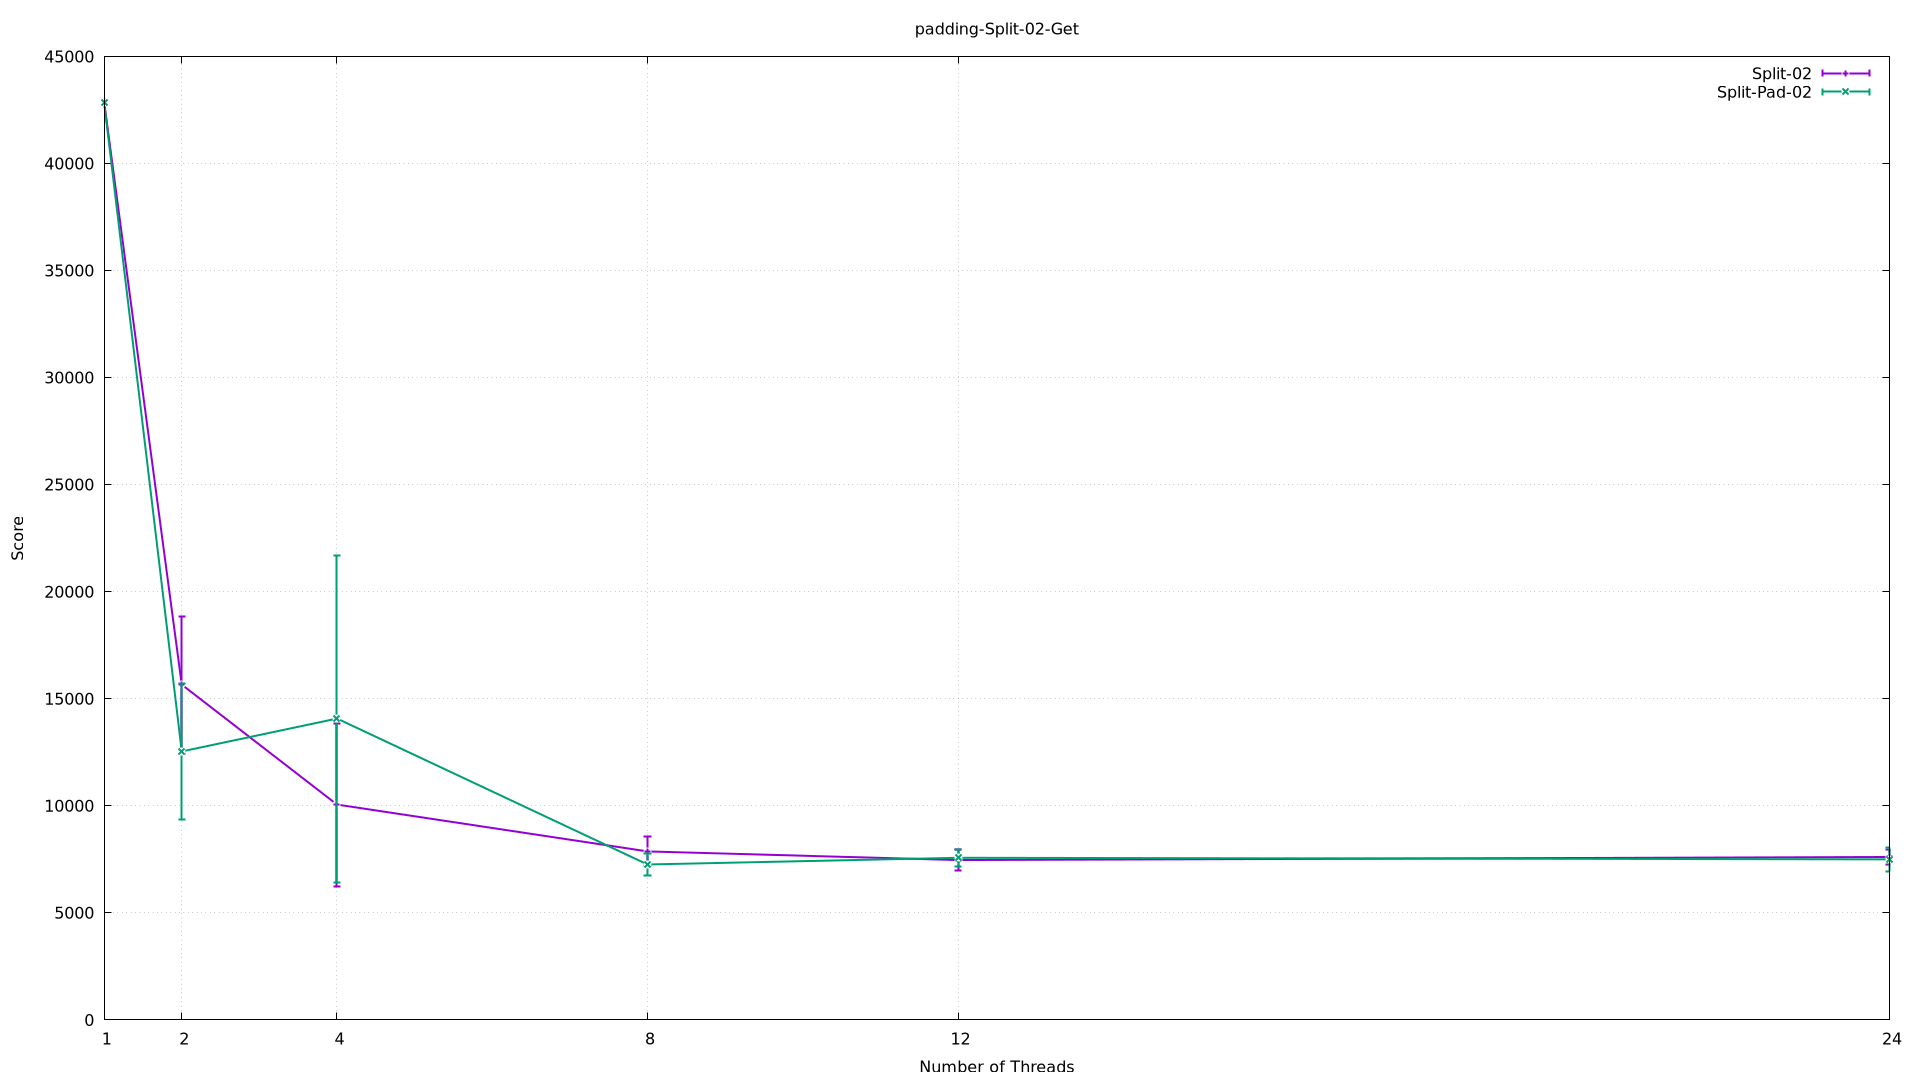

Source code (gnuplot):
set terminal pngcairo size 1920,1080
set output 'padding-Split-02-Get.png'
set title 'padding-Split-02-Get'
set xlabel 'Number of Threads'
set xtics (1, 2, 4, 8, 12, 24)
set ylabel 'Score'
set yrange [0:*]
set grid
plot 'padding-Split-02-Get.dat' index 0 title 'Split-02' with yerrorlines linewidth 2, \
     'padding-Split-02-Get.dat' index 1 title 'Split-Pad-02' with yerrorlines linewidth 2
